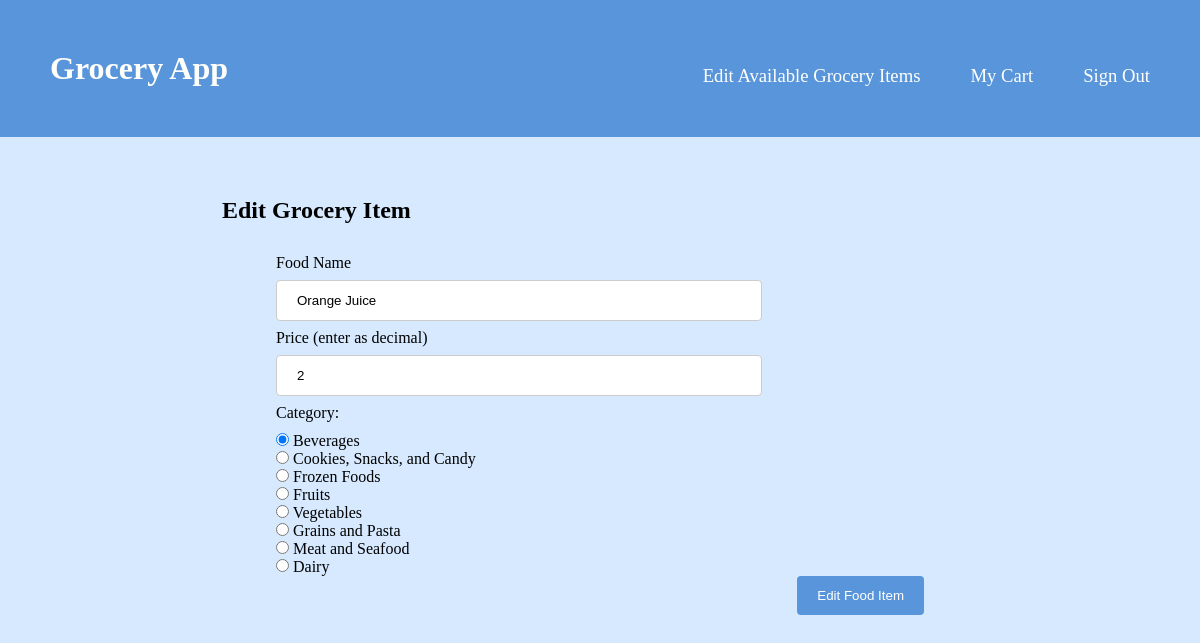
The page /GroceryApp/editItemPage.php?foodID=6 (signed in) on the database its author committed.
### tables this page shows
CREATE TABLE FoodItem (
	foodID INTEGER PRIMARY KEY,
	foodName TEXT NOT NULL,
	price REAL NOT NULL CHECK(price > 0.0),
	category TEXT NOT NULL,
	FOREIGN KEY (category) references Category(name) on update cascade on delete cascade
);

### GroceryApp/editItemPage.php (the view, shortened to what this page needs)
<!DOCTYPE html>
<html>
<?php
$foodID = $_GET['foodID'];
$db_file = './myDB/grocery.db';
try {
    $db = new PDO('sqlite:' . $db_file);
    $db->setAttribute(PDO::ATTR_ERRMODE, PDO::ERRMODE_EXCEPTION);
	$stmt = $db->prepare("select * from fooditem where foodID = ?");
	$stmt->execute([$foodID]);
	$tuple = $stmt->fetch(PDO::FETCH_ASSOC);
	$foodName = $tuple['foodName'];
	$price = $tuple['price'];
	$category = $tuple['category'];
}
catch(PDOException $e){
	die('Exception : '.$e->getMessage());
}
?>
	<head>
		<link rel="stylesheet" href="styles.css" />
	</head>
	<body>
		<div class="page">
			<header class="menu-container">
				<h1 class="logo">
					<a class="logo-link" href="./index.html">Grocery App</a>
				</h1>
				<nav class="menu">
					<?php
						if($_SESSION['userType'] == "Admin"){
							echo '<li><a class="nav-link" href="editAvailableItems.php">Edit Available Grocery Items</a></li>';
						}
					?>
					<li><a class="nav-link" href="./groceryList.php">My Cart</a></li>
					<li><a class="nav-link" href="./groceryLogin.php">Sign Out</a></li>
				</nav>
			</header>
			<article class="content">
				<header class="title">
					<h2>Edit Grocery Item</h2>
				</header>
				<form
					class="groceryForm"
					method="post"
					action="editItem.php?foodID=<?php echo "$foodID"; ?>"
				>
					<label for="foodName">Food Name</label>
					<input
						class="textInput"
						type="text"
						name="foodName"
						value= "<?php echo "$foodName"; ?>"
						pattern="^[a-zA-Z_ ]*${1,}"
						required
					/>
					<label for="price">Price (enter as decimal)</label>
					<input
						class="textInput"
						type="text"
						name="price"
						value= "<?php echo "$price"; ?>"
						pattern="^[+-]?[0-9]{1,3}(?:,?[0-9]{3})*\.[0-9]{1,2}$"
						required
					/>
					<div>Category:</div><hr style="height:10px; visibility:hidden;" />
					<div><input type="radio" name="category" value="Beverages"
						<?php echo ($category == "Beverages") ? 'checked="checked"':'';?>
    					required><label for="Beverages"> Beverages</label></div>
					<div><input type="radio" name="category" value="Cookies, Snacks, and Candy"
						<?php echo ($category == "Cookies, Snacks, and Candy") ? 'checked="checked"':'';?>>
    					<label for="Cookies, Snacks, and Candy"> Cookies, Snacks, and Candy</label><br></div>
					<div><input type="radio" name="category" value="Frozen Foods"
						<?php echo ($category == "Frozen Foods") ? 'checked="checked"':'';?>>
    					<label for="Frozen Foods"> Frozen Foods</label></div>
					<div><input type="radio" name="category" value="Fruits"
						<?php echo ($category == "Fruits") ? 'checked="checked"':'';?>>
    					<label for="Fruits"> Fruits</label></div>
					<div><input type="radio" name="category" value="Vegetables"
						<?php echo ($category == "Vegetables") ? 'checked="checked"':'';?>>
    					<label for="Vegetables"> Vegetables</label></div>
					<div><input type="radio" name="category" value="Grains and Pasta"
						<?php echo ($category == "Grains and Pasta") ? 'checked="checked"':'';?>>
    					<label for="Grains and Pasta"> Grains and Pasta</label></div>
					<div><input type="radio" name="category" value="Meat and Seafood"
						<?php echo ($category == "Meat and Seafood") ? 'checked="checked"':'';?>>
    					<label for="Meat and Seafood"> Meat and Seafood</label></div>
    				<div><input type="radio" name="category" value="Dairy"
						<?php echo ($category == "Dairy") ? 'checked="checked"':'';?>>
    					<label for="Dairy"> Dairy</label></div>
					<input type="submit" value="Edit Food Item" />
				</form>
			</article>
		</div>
	</body>
</html>

### GroceryApp/styles.css (style rules this page uses)
:root { --header-color: #5995da; --header-font: #fff; --header-hover: #5d6063; --header-dropdown-background: #b2d6ff; --background-color: #d6e9fe; --body-font: #fffffc; --pop-of-green: #b9f5d8; --pop-of-blue: #08a4bd; }
* { margin: 0; padding: 0; box-sizing: border-box; }
body { min-height: 100vh; display: flex; background-color: var(--background-color); flex-direction: column; }
.page { height: 100%; }
.menu-container { color: var(--header-font); background-color: var(--header-color); padding: 20px 0; display: flex; justify-content: space-between; width: 100%; padding: 50px; }
.menu { margin-top: 15px; width: 60%; display: flex; align-items: center; justify-content: right; }
.menu > li { display: inline; margin-right: 50px; }
.menu > li:last-of-type { margin-right: 0; }
.nav-link:link, .nav-link:visited { font-size: 14pt; color: var(--body-font); text-decoration: none; }
.logo-link:link, .logo-link:visited { color: var(--body-font); text-decoration: none; }
.content { display: block; margin: 5%; }
.title { display: block; margin-left: 10%; padding-left: 5%; padding-bottom: 10px; }
.groceryForm { margin: 20px 0; display: block; margin-left: auto; margin-right: auto; width: 60%; }
.groceryForm > label { display: block; }
.groceryForm > input[type="text"] { width: 75%; padding: 12px 20px; margin: 8px 0; display: inline-block; border: 1px solid #ccc; border-radius: 4px; box-sizing: border-box; }
.groceryForm > input[type="submit"] { background-color: var(--header-color); color: var(--header-font); padding: 12px 20px; border: none; border-radius: 4px; cursor: pointer; float: right; }

### rows shown on the page
fooditem: foodName "Orange Juice", price "2", category "☑"
